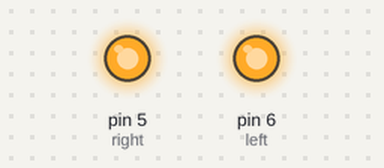
This sketch was run on a simulated Arduino Uno, built with avr-gcc and run on an emulated ATmega328P. Parts: output pins drawn as LEDs (lit = HIGH). Random numbers use the default seed unless the sketch sets one.

Above: at 0.1 s.
Timing chart, 0 to 1.6 s (numbered marks = the images above):
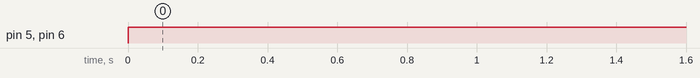

The sketch:

arduino_pwm.ino
```cpp
#define led1 3
#define led2 4
#define right 5
#define left 6
#define s1 A1
#define s2 A2
#define s3 A3
#define s4 A4

int drehzahl1 = 0;
int drehzahl2 = 0;
int arr1[4];
int arr2[4];
int arr3[4];
int arr4[4];

int x1 = 0;
int x2 = 0;
int x3 = 0;
int x4 = 0;

void setup() //S5 &S6 wird als OUTPUT definiert und auf LOW gesetzt.
{
  pinMode(left, OUTPUT);
  pinMode(left, LOW);
  pinMode(right, OUTPUT);
  pinMode(right, LOW);

  pinMode(led1, OUTPUT);
  pinMode(led1, LOW);
  pinMode(led2, OUTPUT);
  pinMode(led2, LOW);
  /*Serial.begin(9600);
  startroutine();*/
}


void startroutine() //wird einmal aufgerufen, wenn das Fahrzeug startet
{
  for (int z=0; z<3; z++) //signalisiert dem Benutzer, dass er ab jetzt 3 Sekunden Zeit hat, bis er das Fahrzeug auf dem Kurs platziert haben muss (mittels Blinken der Scheinwerfer)
  {
    digitalWrite(led1, HIGH);
    digitalWrite(led2, HIGH);
    delay(500);
    digitalWrite(led1, LOW);
    digitalWrite(led2, LOW);
    delay(500);
  }
  digitalWrite(led1, HIGH);
  digitalWrite(led2, HIGH);
  delay(500);
  for (int i=0; i<5; i++) //eigentliche Startroutine: die 4 Arrays (jeweils 1 pro Sensor) werden an die bestehenden Bedingungen angepasst, indem 5 Mal der jetzige Zustand eingespeichert wird
  {
    int se1 = analogRead(s1);
    arr1 [i] = se1;
    x1 = x1 + se1;
    int se2 = analogRead(s2);
    arr2 [i] = se2;
    x2 = x1 + se2;
    int se3 = analogRead(s3);
    arr3 [i] = se3;
    x3 = x1 + se3;
    int se4 = analogRead(s4);
    arr4 [i] = se4;
    x4 = x1 + se4;
    delay(250);
  }

  for (int z=0; z<4; z++) //signalisiert dem Benutzer, dass der Synchronisationsvorgang jetzt abgeschlossen ist
  {
    digitalWrite(led1, HIGH);
    digitalWrite(led2, HIGH);
    delay(250);
    digitalWrite(led1, LOW);
    digitalWrite(led2, LOW);
    delay(250);
  }
  x1 = x1/5;  //Mittelwerte der Arrays werden aktualisiert
  x2 = x2/5;
  x3 = x3/5;
  x4 = x4/5;
}

int getX(int * mat) //retourniert den Mittelwert des Arrays
{
  int x = 0;
  for (int i = 0; i < 5; i++)
    x = x + mat[i];
  x = x/5;
  return x;
}


void setArr(int * mat, int messwert) //Aktualisiert das Array, indem es alte Einträge nach hinten verschiebt und den neuen Messwert auf Position 0 ablegt.
{
  for (int i = 4; i > 0; i--)
    mat[i] = mat[i-1];
  mat[0] = messwert;
}

boolean abweichung(int * mat, int messwert) //retourniert, ob der momentane Messwert vom Mittelwert abweicht => ob das Fahrzeug agieren muss
{
  if (messwert > (getX(mat)*1,3))  //Koeffizient für gültige Abweichung = 1,3
    return false;
  else if (messwert < (getX(mat)/1,3))  //Koeffizient für gültige Abweichung = 1,3
    return false;
  else
  {
    setArr(mat, messwert);
    return true;
  }

}

int testroutine()  //testroutine erzeugt testdaten
{
  if (random(0, 1) > 0,1)
  {
    int i = (int)random(500, 600);
    return i;
  }
  else
    return 0;
}


void loop()
{
  analogWrite(left, 255);
  analogWrite(right, 255);

  /*int se1 = analogRead(s1);
  int se2 = analogRead(s2);
  int se3 = analogRead(s3);
  int se4 = analogRead(s4);

  int se1 = testroutine();
  int se2 = testroutine();
  int se3 = testroutine();
  int se4 = testroutine();

  if (abweichung(arr1, se1) && abweichung(arr2, se2) && abweichung(arr3, se3) && abweichung(arr4, se4))
  {
    analogWrite(left, 255);
    analogWrite(right, 255);
  }

  else if (abweichung(arr1, se1) && !abweichung(arr2, se2) && abweichung(arr3, se3) && abweichung(arr4, se4))
  {
    analogWrite(left, 180);
    analogWrite(right, 255);
  }

  else if (abweichung(arr1, se1) && abweichung(arr2, se2) && !abweichung(arr3, se3) && abweichung(arr4, se4))
  {
    analogWrite(left, 255);
    analogWrite(right, 180);
  }


  else if (!abweichung(arr1, se1))
  {
    analogWrite(left, 0);
    analogWrite(right, 255);
  }

  else if (!abweichung(arr4, se4))
  {
    analogWrite(left, 255);
    analogWrite(right, 0);
  }


  Serial.println(se1);
  //Serial.print("\t\t");
  delay(2000);
  */

}
```

Measured:
- by itself, pin 5 (right), pin 6 (left): LOW → HIGH at 0.00 s
